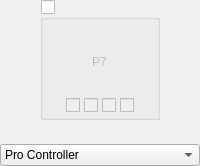
            <widget class="QWidget" name="widgetPlayer7" native="true">
             <layout class="QVBoxLayout" name="verticalLayout_25">
              <property name="spacing">
               <number>5</number>
              </property>
              <property name="leftMargin">
               <number>0</number>
              </property>
              <property name="topMargin">
               <number>0</number>
              </property>
              <property name="rightMargin">
               <number>0</number>
              </property>
              <property name="bottomMargin">
               <number>0</number>
              </property>
              <item alignment="Qt::AlignHCenter">
               <widget class="QGroupBox" name="groupPlayer7Connected">
                <property name="minimumSize">
                 <size>
                  <width>120</width>
                  <height>120</height>
                 </size>
                </property>
                <property name="maximumSize">
                 <size>
                  <width>120</width>
                  <height>120</height>
                 </size>
                </property>
                <property name="title">
                 <string/>
                </property>
                <property name="checkable">
                 <bool>true</bool>
                </property>
                <property name="checked">
                 <bool>false</bool>
                </property>
                <layout class="QVBoxLayout" name="verticalLayout_10" stretch="1,0">
                 <property name="spacing">
                  <number>7</number>
                 </property>
                 <property name="leftMargin">
                  <number>14</number>
                 </property>
                 <property name="topMargin">
                  <number>7</number>
                 </property>
                 <property name="rightMargin">
                  <number>14</number>
                 </property>
                 <property name="bottomMargin">
                  <number>4</number>
                 </property>
                 <item>
                  <widget class="PlayerControlPreview" name="controllerPlayer7">
                   <property name="styleSheet">
                    <string notr="true"/>
                   </property>
                   <layout class="QVBoxLayout" name="verticalLayout_18">
                    <property name="topMargin">
                     <number>16</number>
                    </property>
                    <item alignment="Qt::AlignHCenter|Qt::AlignVCenter">
                     <widget class="QLabel" name="labelPlayer7">
                      <property name="text">
                       <string>P7</string>
                      </property>
                     </widget>
                    </item>
                   </layout>
                  </widget>
                 </item>
                 <item alignment="Qt::AlignHCenter">
                  <widget class="QWidget" name="Player7LEDs" native="true">
                   <property name="enabled">
                    <bool>false</bool>
                   </property>
                   <property name="minimumSize">
                    <size>
                     <width>0</width>
                     <height>10</height>
                    </size>
                   </property>
                   <layout class="QHBoxLayout" name="horizontalLayout_13">
                    <property name="spacing">
                     <number>4</number>
                    </property>
                    <property name="leftMargin">
                     <number>0</number>
                    </property>
                    <property name="topMargin">
                     <number>0</number>
                    </property>
                    <property name="rightMargin">
                     <number>0</number>
                    </property>
                    <property name="bottomMargin">
                     <number>0</number>
                    </property>
                    <item>
                     <widget class="QCheckBox" name="checkboxPlayer7LED1"/>
                    </item>
                    <item>
                     <widget class="QCheckBox" name="checkboxPlayer7LED2"/>
                    </item>
                    <item>
                     <widget class="QCheckBox" name="checkboxPlayer7LED3"/>
                    </item>
                    <item>
                     <widget class="QCheckBox" name="checkboxPlayer7LED4"/>
                    </item>
                   </layout>
                  </widget>
                 </item>
                </layout>
               </widget>
              </item>
              <item>
               <widget class="QWidget" name="Player7Explain" native="true">
                <property name="minimumSize">
                 <size>
                  <width>0</width>
                  <height>10</height>
                 </size>
                </property>
                <property name="maximumSize">
                 <size>
                  <width>150</width>
                  <height>16777215</height>
                 </size>
                </property>
                <layout class="QVBoxLayout" name="verticalLayout_42">
                 <property name="spacing">
                  <number>0</number>
                 </property>
                 <property name="leftMargin">
                  <number>0</number>
                 </property>
                 <property name="topMargin">
                  <number>0</number>
                 </property>
                 <property name="rightMargin">
                  <number>0</number>
                 </property>
                 <property name="bottomMargin">
                  <number>0</number>
                 </property>
                 <item>
                  <widget class="QLabel" name="labelPlayer7Explain">
                   <property name="alignment">
                    <set>Qt::AlignCenter</set>
                   </property>
                  </widget>
                 </item>
                </layout>
               </widget>
              </item>
              <item>
               <widget class="QComboBox" name="comboPlayer7Emulated">
                <item>
                 <property name="text">
                  <string>Pro Controller</string>
                 </property>
                </item>
                <item>
                 <property name="text">
                  <string>Joy-Con 2 Pair</string>
                 </property>
                </item>
                <item>
                 <property name="text">
                  <string>Joy-Con 2 (L)</string>
                 </property>
                </item>
                <item>
                 <property name="text">
                  <string>Joy-Con 2 (R)</string>
                 </property>
                </item>
               </widget>
              </item>
             </layout>
            </widget>
